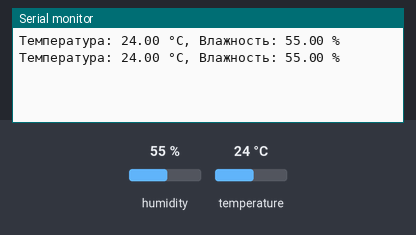
A sketch run on a simulated Arduino Uno, built with avr-gcc and run on an emulated ATmega328P. Shown: the last lines printed to the serial monitor. The test bench sets the inputs (shaded band); at power-on: humidity 55 %, temperature 24 °C.

Above: at 4.8 s.
4.9 s: humidity set to 22 %
At 6.5 s:
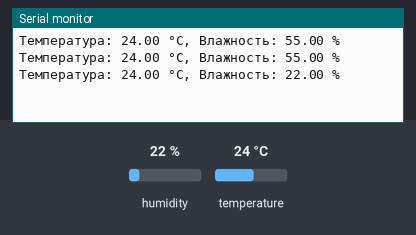
7.9 s: temperature set to 12 °C
At 9.0 s:
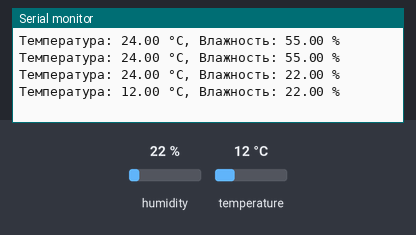
10.9 s: humidity set to 40 %
At 12.6 s:
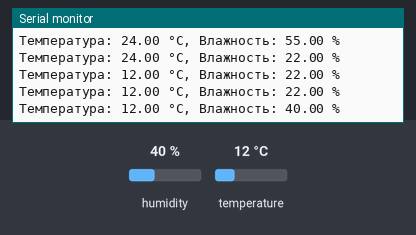
Timing chart, 0 to 14.1 s (numbered marks = the images above; inputs shaded):
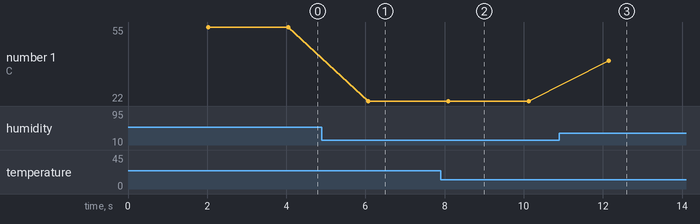

The sketch:

dht11.ino
```cpp
#include "DHT.h"
#define DHTPIN 2
#define DHTTYPE DHT11

DHT dht(DHTPIN, DHTTYPE);

void setup() {
  Serial.begin(9600);
  dht.begin();
}

void loop() {
  delay(2000);
  float h = dht.readHumidity();
  float t = dht.readTemperature();

  if (isnan(h) || isnan(t)) {
    Serial.println("Ошибка чтения DHT11!");
    return;
  }

  Serial.print("Температура: ");
  Serial.print(t);
  Serial.print(" °C, Влажность: ");
  Serial.print(h);
  Serial.println(" %");
}
```

Measured:
- after the input at 4.9 s, the serial monitor: prints a new line after 1.2 s (image 1)
- after the input at 7.9 s, the serial monitor: prints a new line after 0.20 s (image 2)
- after the input at 10.9 s, the serial monitor: prints a new line after 1.2 s (image 3)
- plotted number 1: 55 → 22 after the input at 4.9 s, 22 → 40 after the input at 10.9 s
